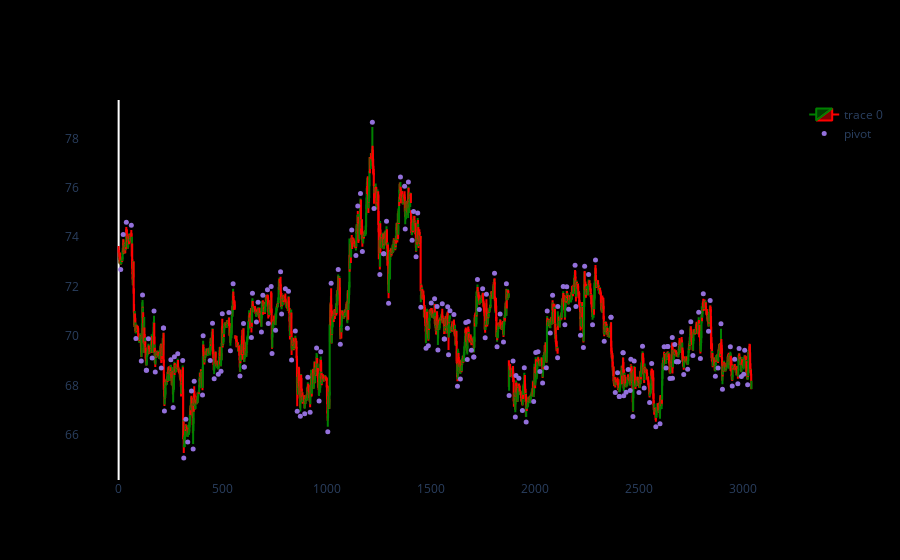

The notebook cell this image was saved under:
### Code cell
import plotly.graph_objects as go
from plotly.subplots import make_subplots
from datetime import datetime

fig = go.Figure(data=[go.Candlestick(x=df.index,
                open=df['open'],
                high=df['high'],
                low=df['low'],
                close=df['close'],
                increasing_line_color= 'green', 
                decreasing_line_color= 'red')])

fig.add_scatter(x=df.index, y=df['pointpos'], mode="markers",
                marker=dict(size=5, color="MediumPurple"),
                name="pivot")
fig.update_layout(xaxis_rangeslider_visible=False)
fig.update_xaxes(showgrid=False)
fig.update_yaxes(showgrid=False)
fig.update_layout(paper_bgcolor='black', plot_bgcolor='black')

fig.show()

### Figure 1 — Plotly figure (JSON) as saved in the notebook; plotly's stock layout.template omitted (floating-point values rounded to 4 significant figures; data arrays with more than 128 entries replaced by an {"elided": "..."} marker saying what was removed)
{"data": [{"close": {"elided": "3041 float values"}, "decreasing": {"line": {"color": "red"}}, "high": {"elided": "3041 float values"}, "increasing": {"line": {"color": "green"}}, "low": {"elided": "3041 float values"}, "open": {"elided": "3041 float values"}, "type": "candlestick", "x": {"elided": "3041 int values"}}, {"marker": {"color": "MediumPurple", "size": 5}, "mode": "markers", "name": "pivot", "type": "scatter", "x": {"elided": "3041 int values"}, "y": {"elided": "3041 float values"}}], "layout": {"paper_bgcolor": "black", "plot_bgcolor": "black", "xaxis": {"rangeslider": {"visible": false}, "showgrid": false}, "yaxis": {"showgrid": false}}}
